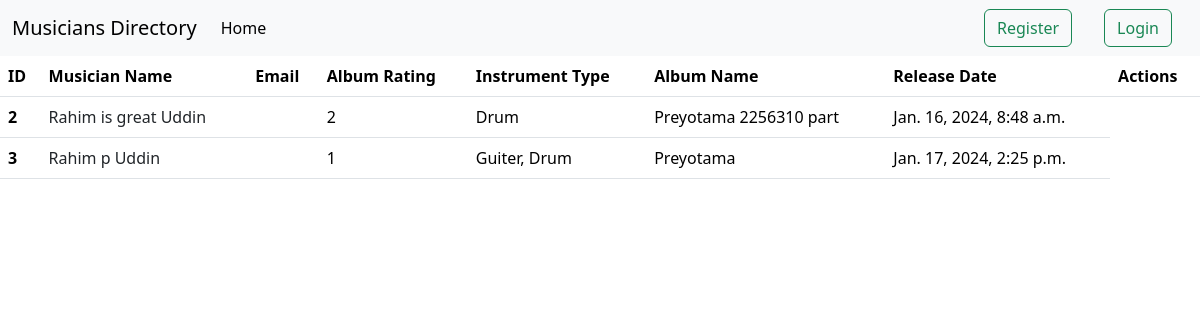
The page / on the database its author committed.
### album/models.py (models this page shows)
class Album(models.Model):
    Choice = [("1", "1"), ("2", "2"),("3", "3"),("4", "4"), ("5", "5")]
    album_name = models.CharField(max_length=50)
    album_release_date = models.DateTimeField(auto_now_add=True)
    rating = models.CharField(max_length=10,choices=Choice)
    musicians = models.ForeignKey(Musician, on_delete=models.CASCADE)

### musician/models.py (models this page shows, shortened)
class Musician(models.Model):
    first_name = models.CharField(max_length = 20)
    last_name = models.CharField(max_length=30)
    email = models.EmailField()
    ph_no = models.CharField(max_length=11)
    instrument_type = models.CharField(max_length=30)

### album/views.py (the view)
# urls.py: 2. Add a URL to urlpatterns:  path('', Home.as_view(), name='home')
def Home(request):
    form = Album.objects.all()
    return render(request, "home.html", {"form":form})

### album/templates/home.html (shortened to what this page needs)
{% extends "base.html" %}
{% block content %}
    <div>
        <table class="table">
            <thead>
              <tr>
                <th >ID</th>
                <th >Musician Name</th>
                <th >Email</th>
                <th >Album Rating</th>
                <th >Instrument Type</th>
                <th >Album Name</th>
                <th >Release Date</th>
                <th >Actions</th>
              </tr>
            </thead>
            <tbody>
              <tr>
                {% for frm in form %}
                <th >{{frm.id}}</th>
                <td><a class="text-decoration-none text-dark" href="{% url 'edit_musician' frm.musicians.id %}">{{frm.musicians.first_name}} {{frm.musicians.last_name}}</a></td>
                <td>{{frm.musician.email}}</td>
                <td>{{frm.rating}}</td>
                <td>{{frm.musicians.instrument_type}}</td>
                <td>{{frm.album_name}}</td>
                <td>{{frm.album_release_date}}</td>
              </tr>
              {% endfor %}
            </tbody>
          </table>
    </div>
{% endblock content %}

### templates/base.html (shortened to what this page needs)
<!DOCTYPE html>
<html lang="en">
<head>
    <link href="https://cdn.jsdelivr.net/npm/bootstrap@5.3.2/dist/css/bootstrap.min.css" rel="stylesheet">
</head>
<body>
      <div>
        <nav class="navbar navbar-expand-lg bg-body-tertiary">
          <div class="container-fluid">
            <a class="navbar-brand" href="">Musicians Directory</a>
            <div class="collapse navbar-collapse" id="navbarSupportedContent">
              <ul class="navbar-nav me-auto mb-2 mb-lg-0">
                <li class="nav-item">
                  <a class="nav-link active" aria-current="page" href="{% url 'home' %}">Home</a>
                </li>
              </ul>
              <div class="d-flex">
                {% if not user.is_authenticated %}
                <a class="btn btn-outline-success mx-3" type="submit" href="{% url 'register' %}">Register</a>
                <a class="btn btn-outline-success mx-3" type="submit" href="{% url 'log_in' %}">Login</a>
                {% else %}
                <a class="btn btn-outline-success" type="submit" href="{% url 'log_out' %}">Logout</a>
                {% endif %}
              </div>
            </div>
          </div>
        </nav>
      </div>
      {% block content %}
      {% endblock %}
</body>
</html>

### rows shown on the page
Album: id "2", musicians.first_name "Rahim is great", musicians.last_name "Uddin", rating "2", musicians.instrument_type "Drum", album_name "Preyotama 2256310 part", album_release_date "Jan. 16, 2024, 8:48 a.m."
Album: id "3", musicians.first_name "Rahim p", musicians.last_name "Uddin", rating "1", musicians.instrument_type "Guiter, Drum", album_name "Preyotama", album_release_date "Jan. 17, 2024, 2:25 p.m."
